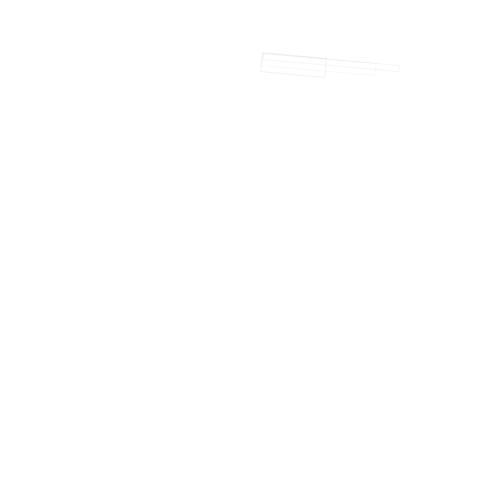
Frame 1 (no input)
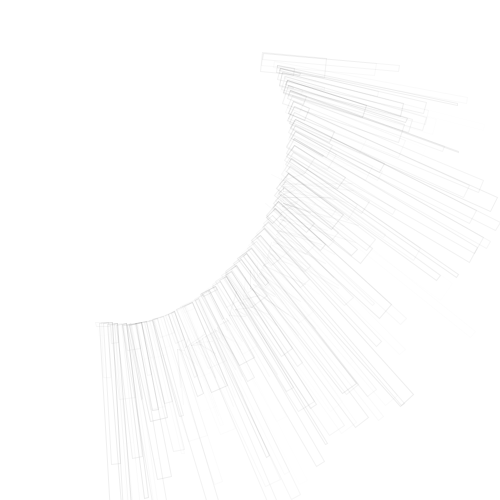
Frame 60 (the mouse pressed at the canvas centre just before this capture)
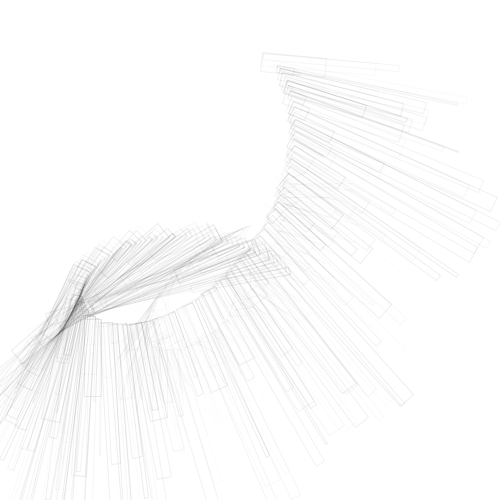
Frame 120 (the mouse held since frame 60 and released just before this capture)

The Processing sketch that drew these frames (run headless with seeded random() and noise(); from frame 60 on, the mouse is pressed at the canvas centre):

// Processing sketch: processing_145565
// ── processing_145565.pde

float counter = 0;
 
void setup()
{
  size(500, 500);
  smooth();
frameRate(25);
background(255);
}
 
void draw()
{ 
  translate(width/2, height/2);
   
  for (int i=0; i<360; i+=150)
  {
    pushMatrix();
    rotate(millis()/4000.0);
    //translate(i*80, -cos(counter+i))*100);
    translate(0,-cos(-millis()/1000.0)*100);
    noStroke();
    fill(0,0,0,30);
    line(20, 0, 20, 20);
    fill(0,0,0,30);
   line(25, 0, 5, 5);
    pushMatrix();
rotate(millis()/3000.0);
translate(0,-cos(-millis()/1000.0)*100);
noFill();
stroke(0,random(20));
rect(0,0,random(250),random(20));
translate(10,cos(-millis()/1000.0)*100);
stroke(0,random(10));
line(20,20,random(100),random(20));
popMatrix();

    popMatrix();
     
    counter += 0.01;
  }
}
